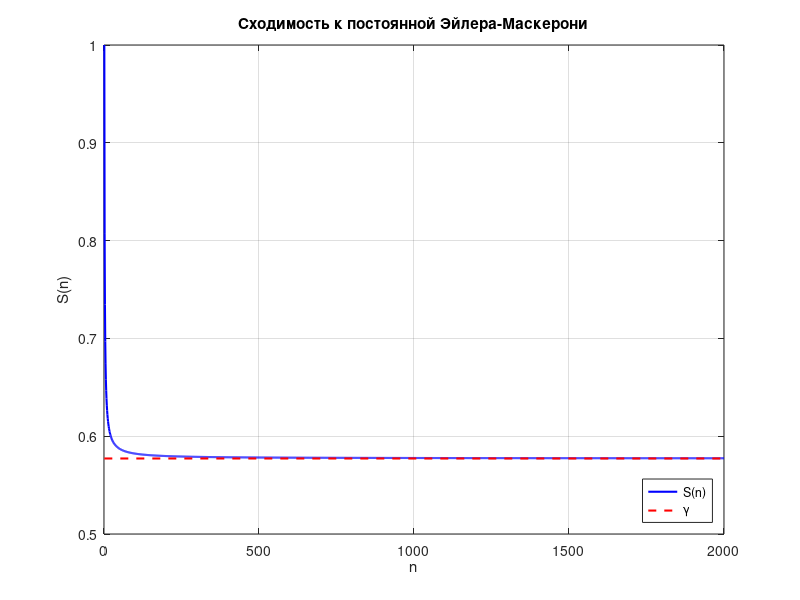

Write the MATLAB code that produced this figure.
function euler_mascheroni_constant()
    n_max = 2000;
    n_values = 1:n_max;
    S_values = zeros(size(n_values));


    harmonic_partial = 0;

    for n = n_values
        harmonic_partial = harmonic_partial + 1/n;
        S_values(n) = harmonic_partial - log(n);
    end


    figure;
    plot(n_values, S_values, 'b-', 'LineWidth', 1.5);
    hold on;


    gamma_const = 0.5772156649;
    plot([n_values(1), n_values(end)], [gamma_const, gamma_const], 'r--',
         'LineWidth', 1.5, 'DisplayName', sprintf('γ ≈ %.10f', gamma_const));


    title('Сходимость к постоянной Эйлера-Маскерони');
    xlabel('n');
    ylabel('S(n)');
    legend('S(n)', 'γ', 'Location', 'southeast');
    grid on;
    hold off;


    printf('При n = %d:\n', n_max);
    printf('S(n) = %.10f\n', S_values(end));
    printf('γ    = %.10f\n', gamma_const);
    printf('Разница: %.10f\n', abs(S_values(end) - gamma_const));
end


euler_mascheroni_constant();
